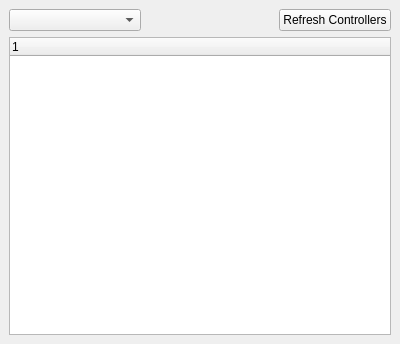
<?xml version="1.0" encoding="UTF-8"?>
<ui version="4.0">
 <class>ControllerDockWidget</class>
 <widget class="QDockWidget" name="ControllerDockWidget">
  <property name="geometry">
   <rect>
    <x>0</x>
    <y>0</y>
    <width>400</width>
    <height>344</height>
   </rect>
  </property>
  <property name="windowTitle">
   <string>Controller Tuner</string>
  </property>
  <widget class="QWidget" name="dockWidgetContents">
   <layout class="QVBoxLayout" name="verticalLayout" stretch="0">
    <item>
     <layout class="QVBoxLayout" name="verticalLayout_2">
      <item>
       <layout class="QHBoxLayout" name="horizontalLayout">
        <item>
         <widget class="QComboBox" name="dropdown_ctrl">
          <property name="sizePolicy">
           <sizepolicy hsizetype="Expanding" vsizetype="Fixed">
            <horstretch>0</horstretch>
            <verstretch>0</verstretch>
           </sizepolicy>
          </property>
          <property name="toolTip">
           <string extracomment="Choose the type of controller you want to tune."/>
          </property>
         </widget>
        </item>
        <item>
         <spacer name="horizontalSpacer">
          <property name="orientation">
           <enum>Qt::Horizontal</enum>
          </property>
          <property name="sizeHint" stdset="0">
           <size>
            <width>40</width>
            <height>20</height>
           </size>
          </property>
         </spacer>
        </item>
        <item>
         <widget class="QPushButton" name="btn_refresh_ctrl">
          <property name="text">
           <string>Refresh Controllers</string>
          </property>
         </widget>
        </item>
       </layout>
      </item>
      <item>
       <layout class="QHBoxLayout" name="horizontalLayout_2">
        <item>
         <widget class="QTreeWidget" name="tree_ctrl_settings">
          <property name="frameShadow">
           <enum>QFrame::Sunken</enum>
          </property>
          <column>
           <property name="text">
            <string notr="true">1</string>
           </property>
          </column>
         </widget>
        </item>
       </layout>
      </item>
     </layout>
    </item>
   </layout>
  </widget>
 </widget>
 <resources/>
 <connections/>
</ui>
